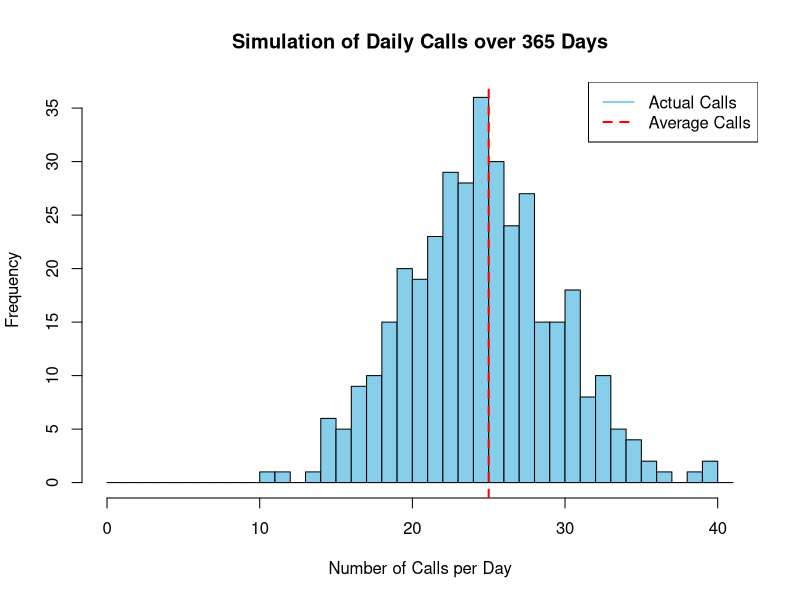

Write R code to recreate this figure.
# Set parameters
average_calls_per_day <- 25
num_days <- 365

# Simulate the number of calls using a Poisson distribution
calls_per_day <- rpois(num_days, lambda = average_calls_per_day)

# Plot the histogram
hist(calls_per_day, 
     breaks = seq(0, max(calls_per_day) + 1, by = 1),
     col = "skyblue",
     xlab = "Number of Calls per Day",
     ylab = "Frequency",
     main = "Simulation of Daily Calls over 365 Days")

# Add vertical line as the average number of calls per day
abline(v = average_calls_per_day, col = "red", lty = 2, lwd = 2)

# Add legend
legend("topright", legend = c("Actual Calls", "Average Calls"), 
       col = c("skyblue", "red"), lty = c(1, 2), lwd = 2)






# # Part (b) - Poisson Distribution for Calls
# set.seed(123) # Setting a seed for reproducibility

# # Parameters
# lambda <- 25 # Average calls per day
# days <- 365 # Number of days

# # Simulate Poisson Distribution
# poisson_distribution <- rpois(days, lambda)

# # Plotting the histogram
# hist(poisson_distribution,
#      main = "Poisson Distribution of Calls in 365 Days", xlab = "Number of Calls per Day", ylab = "Frequency", # nolint
#      col = "lightgreen", border = "black"
# )

# # Interpretation of the histogram
# # This histogram shows the distribution of the number of calls per day
# # based on the given average (lambda=25) and the number of days (365).
